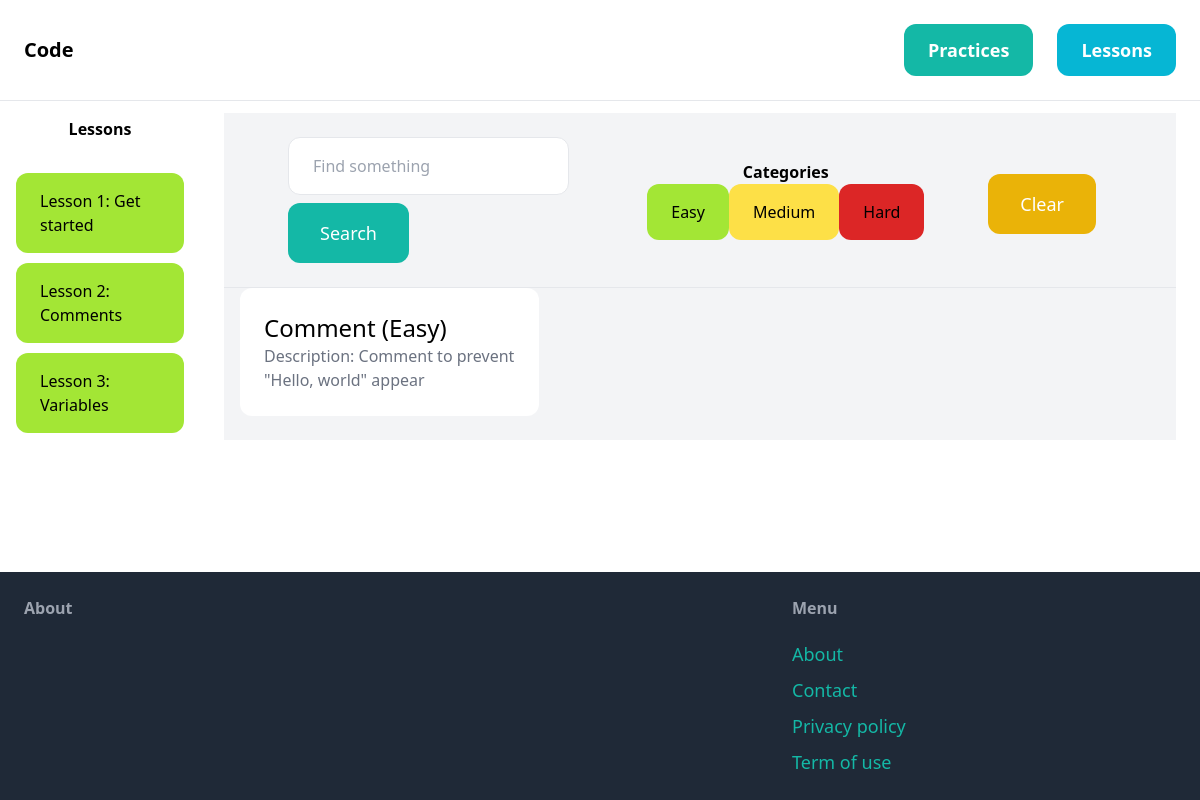
The page /problems/2/ on the database its author committed.
### lessons/models.py (models this page shows, shortened)
class Lesson(models.Model):
    identification = models.IntegerField(default=0)
    name = models.CharField(max_length=255)
    image = models.ImageField(upload_to='item_images', blank=True, null=True)
    created_at = models.DateTimeField(auto_now_add=True)
    class Meta:
        ordering = ('created_at',)

### problems/models.py (models this page shows, shortened)
class Problem(models.Model):
    category = models.ForeignKey(Category, related_name='problems', on_delete=models.CASCADE)
    in_lesson = models.ForeignKey(Lesson, blank=True,null=True, related_name='problems', on_delete=models.CASCADE)
    name = models.CharField(max_length=255)
    problem_initial = models.TextField(blank=True,null=True)
    problem_description = models.TextField(blank=True,null=True)
    word_in_solution_code = models.TextField(blank=True,null=True)
    hint = models.TextField(blank=True,null=True, default='')
    result = models.TextField(blank=False,null=False)
    created_at = models.DateTimeField(auto_now_add=True)
    class Meta:
        ordering = ('-created_at',)

class Category(models.Model):
    name = models.CharField(max_length=255)
    class Meta:
        ordering = ('name',)
        verbose_name_plural = 'Categories'
    def __str__(self):
        return self.name

### problems/views.py (the view)
# urls.py: path('problems/', include('problems.urls')),
def problems(request, pk):
    lessons = Lesson.objects.all()
    lesson = Lesson.objects.get(pk=pk)
    problems = Problem.objects.filter(in_lesson=lesson)
    query = request.GET.get('query', '')
    category_id = request.GET.get('category', 0)
    categories = Category.objects.all()
    if category_id:
        problems = problems.filter(category_id=category_id)
    if query:
        problems = problems.filter(Q(name__icontains=query) | Q(problem_description__icontains=query))
    context = {
        'lessons' : lessons,
        'lesson':lesson,
        'problems' : problems,
        'query': query,
        'categories': categories,
    }
    return render(request, 'problems/problems.html',context)

### problems/templates/problems/problems.html (shortened to what this page needs)
{% extends 'core/base.html' %}
{% block content %}
    <div class="pb-6 gap-4 bg-gray-100">
        <nav class="py-6 px-6 flex justify-between items-center border-b border-gray-200">
            <div class="px-6 inline-flex items-center">
                <div class="gap-4">
                    <div class="">
                        <form method="get" class="px-4" action="{% url 'problems:problems' lesson.id %}">
                            <input name="query" class="py-4 px-6 border rounded-xl" type="text" value="{{query}}" placeholder="Find something">
                            <button class="mt-2 py-4 px-8 text-lg bg-teal-500 text-white rounded-xl">Search</button>
                        </form>
                    </div>
                </div>
                <div class="flex flex-col px-8">
                    <p class="font-semibold basis-1/3 text-center">Categories</p>
                    <ul class="flex basis-2/3">
                        <a href="{% url 'problems:problems' lesson.id %}?query={{query}}&category=1">
                            <li class="py-4 px-6 rounded-xl bg-lime-400 rounded-xl hover:bg-lime-500 inline-block">
                                Easy
                            </li>
                        </a>
                        <a href="{% url 'problems:problems' lesson.id %}?query={{query}}&category=2">
                            <li class="py-4 px-6 rounded-xl bg-yellow-300 rounded-xl hover:bg-yellow-400 inline-block">
                                Medium
                            </li>
                        </a>
                        <a href="{% url 'problems:problems' lesson.id %}?query={{query}}&category=3">
                            <li class="py-4 px-6 rounded-xl bg-red-600 rounded-xl hover:bg-red-700 inline-block">
                                Hard
                            </li>
                        </a>
                    </ul>
                </div>
                <ul class="flex px-8">
                    <li><a href="{% url 'problems:problems' lesson.id %}" class="mt-2 py-4 px-8 inline-block bg-yellow-500 text-lg rounded-xl text-white">Clear</a></li>
                </ul>
            </div>
        </nav>
        <div class="">
            <div class="px-4 grid grid-cols-3 gap-3">
                {% for problem in problems %}
                    <div>
                        <a href="{% url 'problems:problem' lesson.id problem.id %}">
                            <div class="p-6 bg-white rounded-xl">
                                <h2 class="text-2xl">{{problem.name}} ({{problem.category}})</h2>
                                <p class="text-gray-500">Description: {{problem.problem_description}}</p>
                            </div>
                        </a>
                    </div>
                {% endfor %}
            </div>
        </div>
    </div>
{% endblock %}

### core/templates/core/base.html (shortened to what this page needs)
{% load static %}
<!doctype html>
<html>
    <head>
        <script src="https://cdn.tailwindcss.com"></script>
        <link href="{% static 'codemirror/lib/codemirror.css' %}" rel="stylesheet"/>
        <link href="{% static 'codemirror/theme/dracula.css' %}" rel="stylesheet"/>
    </head>
    </head>
    <body class="flex flex-col">
      <nav class="py-6 px-6 flex justify-between items-center border-b border-gray-200">
        <a href="/" class="text-xl font-semibold">Code</a>
        <div class="space-x-6 flex flex-wrap items-center">
          <a href="{% url 'problems:all_problems' %}" class="px-6 py-3 text-lg font-semibold bg-teal-500 text-white rounded-xl hover:bg-teal-700">Practices</a>
          <a href="{% url 'lessons:lessons' %}" class="px-6 py-3 text-lg font-semibold bg-cyan-500 text-white rounded-xl hover:bg-cyan-700">Lessons</a>
        </div>
      </nav>
      <div class="grid grid-rows-7 content">
        <div class="flex flex-row row-span-6">
          <div class="basis-1/6">
            <p class="font-semibold text-center py-4">Lessons</p>
            <div class="py-4 gap-4">
              <ul class="px-4">
                {% for lesson in lessons %}
                  <a href="{% url 'lessons:detail' lesson.id %}">
                    <li class="py-4 px-6 rounded-xl bg-lime-400 rounded-xl hover:bg-lime-500 inline-block" style="display: block; margin-bottom: 10px;">
                      {{ lesson.name }}
                    </li>
                  </a>
                {% endfor %}
              </ul>
            </div>
          </div>
          <div class="basis-5/6 py-3 px-6">
            {% block content %}
            {% endblock %}
          </div>
        </div>
      </div>
      <footer class="py-6 px-6 flex justify-between bg-gray-800 text-white">
        <div class="w-2/3 pr-10">
          <h3 class="mb-5 font-semibold text-gray-400">About</h3>
        </div>
        <div class="w-1/3">
          <h3 class="mb-5 font-semibold text-gray-400">Menu</h3>
          <ul class="space-y-2">
            <li><a href="#" class="text-lg text-teal-500 hover:text-teal-700">About</a></li>
            <li><a href="#" class="text-lg text-teal-500 hover:text-teal-700">Contact</a></li>
            <li><a href="#" class="text-lg text-teal-500 hover:text-teal-700">Privacy policy</a></li>
            <li><a href="#" class="text-lg text-teal-500 hover:text-teal-700">Term of use</a></li>
          </ul>
        </div>
      </footer>
    </body>
</html>

### core/templates/core/base.html (style rules this page uses)
html, body { height: 100%; display: flex; flex-direction: column; }
.content { flex: 1; }

### rows shown on the page
Lesson: name "Lesson 1: Get started"
Lesson: name "Lesson 2: Comments"
Lesson: name "Lesson 3: Variables"
Problem: name "Comment", category "Easy", problem_description "Comment to prevent \"Hello, world\" appear"
